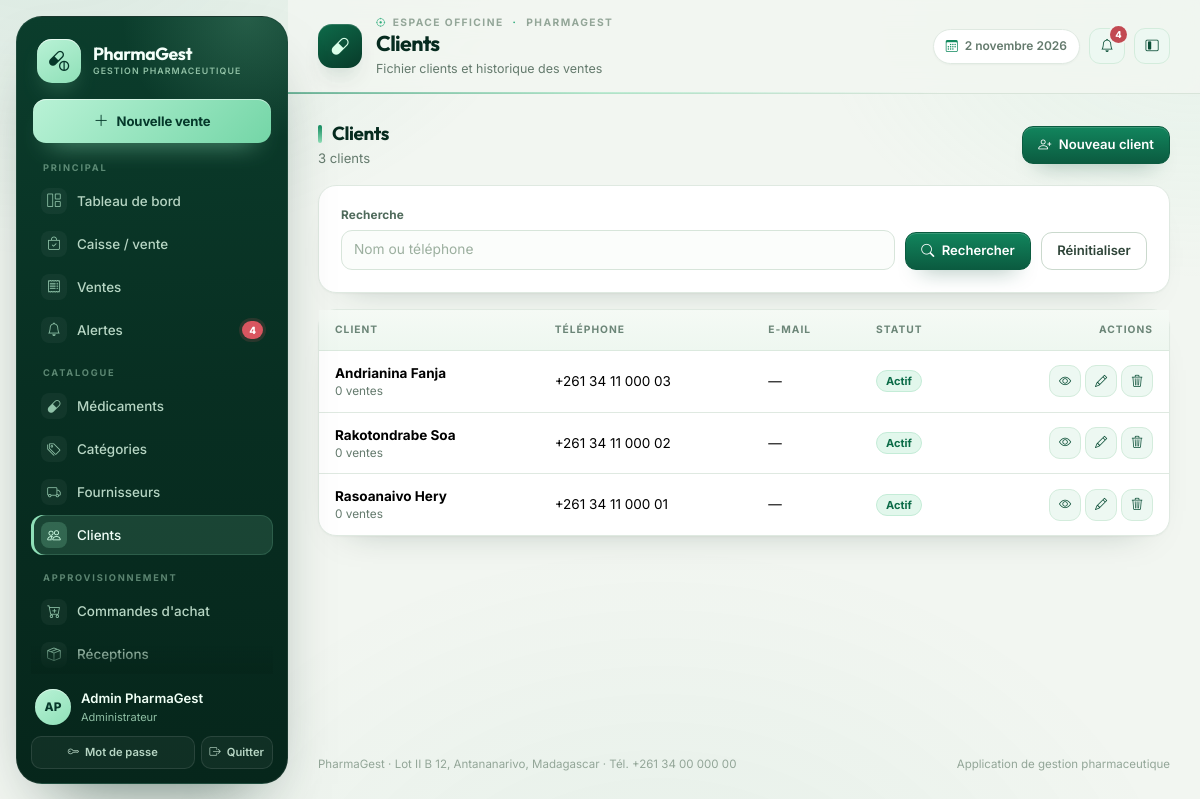
Screenshot of /clients/ (signed in) with the database file from the repository.
### gestion/models.py (models this page shows, shortened)
class Utilisateur(AbstractUser):
    class Role(models.TextChoices):
        ADMIN = "ADMIN", "Administrateur"
        PHARMACIEN = "PHARMACIEN", "Pharmacien responsable"
        GESTIONNAIRE = "GESTIONNAIRE", "Gestionnaire de stock"
        CAISSIER = "CAISSIER", "Caissier"
        RESPONSABLE = "RESPONSABLE", "Responsable de gestion"
    role = models.CharField(
        "rôle", max_length=20, choices=Role.choices, default=Role.CAISSIER
    )
    telephone = models.CharField("téléphone", max_length=30, blank=True)
    cree_le = models.DateTimeField("créé le", auto_now_add=True)
    class Meta:
        verbose_name = "utilisateur"
        verbose_name_plural = "utilisateurs"
        ordering = ["username"]
    @property
    def nom_complet(self):
        return self.get_full_name() or self.username
    @property
    def est_admin(self):
        return self.is_superuser or self.role == self.Role.ADMIN
    @property
    def peut_vendre(self):
        return self.est_admin or self.role in {
            self.Role.PHARMACIEN,
            self.Role.CAISSIER,
        }
    @property
    def peut_voir_rapports(self):
        return self.est_admin or self.role in {
            self.Role.PHARMACIEN,
            self.Role.RESPONSABLE,
        }

class Client(models.Model):
    class Statut(models.TextChoices):
        ACTIF = "ACTIF", "Actif"
        INACTIF = "INACTIF", "Inactif"
    nom = models.CharField("nom", max_length=180, blank=True)
    telephone = models.CharField("téléphone", max_length=40, blank=True)
    email = models.EmailField("adresse e-mail", blank=True)
    adresse = models.TextField("adresse", blank=True)
    statut = models.CharField(
        "statut", max_length=10, choices=Statut.choices, default=Statut.ACTIF
    )
    date_creation = models.DateTimeField("date de création", auto_now_add=True)
    class Meta:
        verbose_name = "client"
        verbose_name_plural = "clients"
        ordering = ["nom"]
    @property
    def nom_affichage(self):
        return self.nom or "Client comptoir"

### gestion/views.py (the view)
# urls.py: path("clients/", views.ClientListView.as_view(), name="client_liste"),
class ClientListView(LoginRequiredMixin, ListView):
    model = Client
    template_name = "gestion/client_liste.html"
    context_object_name = "clients"
    paginate_by = 15
    def get_queryset(self):
        queryset = Client.objects.all()
        recherche = self.request.GET.get("q", "").strip()
        if recherche:
            queryset = queryset.filter(
                Q(nom__icontains=recherche) | Q(telephone__icontains=recherche)
            )
        return queryset
    def get_context_data(self, **kwargs):
        contexte = super().get_context_data(**kwargs)
        contexte["q"] = self.request.GET.get("q", "")
        return contexte

### gestion/templatetags/gestion_extras.py (called while the page is built)
@register.filter
def couleur_statut(statut):
    return COULEURS_STATUT.get(str(statut), "gray")

@register.filter
def initiales(utilisateur):
    if hasattr(utilisateur, "nom_complet"):
        nom = utilisateur.nom_complet
    else:
        nom = str(utilisateur)
    morceaux = [m for m in nom.replace("-", " ").split(" ") if m]
    if not morceaux:
        return "?"
    if len(morceaux) == 1:
        return morceaux[0][:2].upper()
    return (morceaux[0][0] + morceaux[-1][0]).upper()

### templates/gestion/client_liste.html (shortened to what this page needs)
{% extends "gestion/base.html" %}
{% load gestion_extras %}
{% block page_title %}Clients{% endblock %}
{% block page_subtitle %}Fichier clients et historique des ventes{% endblock %}
{% block contenu %}
<div class="pg-section-title">
  <div>
    <h2 class="mb-1">Clients</h2>
    <div class="pg-muted small">{{ paginator.count }} client{{ paginator.count|pluralize }}</div>
  </div>
  {% if user.est_admin or user.role == 'PHARMACIEN' or user.role == 'CAISSIER' %}
  <a class="btn btn-primary" href="{% url 'gestion:client_ajouter' %}"><i class="bi bi-person-plus me-1"></i> Nouveau client</a>
  {% endif %}
</div>
<div class="pg-card mb-3">
  <div class="pg-card-body">
    <form method="get" class="pg-filters">
      <div class="flex-grow-1" style="min-width:220px">
        <label class="form-label">Recherche</label>
        <input class="form-control" type="search" name="q" value="{{ q }}" placeholder="Nom ou téléphone">
      </div>
      <div><button class="btn btn-primary" type="submit"><i class="bi bi-search me-1"></i> Rechercher</button></div>
      <div><a class="btn btn-outline-secondary" href="{% url 'gestion:client_liste' %}">Réinitialiser</a></div>
    </form>
  </div>
</div>
<div class="pg-card">
  <div class="pg-table-wrap">
    <table class="table table-hover align-middle">
      <thead><tr><th>Client</th><th>Téléphone</th><th>E-mail</th><th>Statut</th><th class="text-end">Actions</th></tr></thead>
      <tbody>
        {% for client in clients %}
        <tr>
          <td>
            <a class="fw-bold text-reset" href="{% url 'gestion:client_detail' client.pk %}">{{ client.nom_affichage }}</a>
            <div class="small pg-muted">{{ client.ventes.count }} vente{{ client.ventes.count|pluralize }}</div>
          </td>
          <td>{{ client.telephone|default:"—" }}</td>
          <td>{{ client.email|default:"—" }}</td>
          <td><span class="pg-badge pg-badge-{{ client.statut|couleur_statut }}">{{ client.get_statut_display }}</span></td>
          <td class="text-end">
            <div class="d-inline-flex gap-1">
              <a class="btn btn-sm btn-soft btn-icon" href="{% url 'gestion:client_detail' client.pk %}" title="Détail"><i class="bi bi-eye"></i></a>
              {% if user.est_admin or user.role == 'PHARMACIEN' or user.role == 'CAISSIER' %}
              <a class="btn btn-sm btn-soft btn-icon" href="{% url 'gestion:client_modifier' client.pk %}" title="Modifier"><i class="bi bi-pencil"></i></a>
              <a class="btn btn-sm btn-soft btn-icon" href="{% url 'gestion:client_supprimer' client.pk %}" title="Supprimer" data-confirm="Êtes-vous sûr de supprimer ce client ?"><i class="bi bi-trash3"></i></a>
{% endif %}
            </div>
          </td>
        </tr>
        {% empty %}
        <tr><td colspan="5" class="pg-empty"><i class="bi bi-people"></i>Aucun client trouvé.</td></tr>
        {% endfor %}
      </tbody>
    </table>
  </div>
</div>
{% endblock %}

### templates/gestion/base.html (shortened to what this page needs)
{% load static %}
{% load gestion_extras %}
<!doctype html>
<html lang="fr">
<head>
  <link href="https://cdn.jsdelivr.net/npm/bootstrap@5.3.3/dist/css/bootstrap.min.css" rel="stylesheet">
  <link href="https://cdn.jsdelivr.net/npm/bootstrap-icons@1.11.3/font/bootstrap-icons.min.css" rel="stylesheet">
  <link rel="stylesheet" href="{% static 'css/pharmagest.css' %}">
</head>
<body>
{% with url_name=request.resolver_match.url_name %}
<div class="pg-shell" data-layout="expanded">
  <aside class="pg-sidebar" id="sidebar" aria-label="Menu principal de navigation">
    <a class="pg-brand" href="{% url 'gestion:tableau_bord' %}" aria-label="Accueil {{ pharmacie_nom }}">
      <span class="pg-brand-mark"><i class="bi bi-capsule-pill"></i></span>
      <span class="pg-brand-text">
        <span class="pg-brand-name">{{ pharmacie_nom }}</span>
        <span class="pg-brand-sub">Gestion pharmaceutique</span>
      </span>
    </a>
    {% if user.peut_vendre %}
    <a class="pg-side-cta" href="{% url 'gestion:caisse' %}" title="Ouvrir la caisse">
      <i class="bi bi-plus-lg"></i>
      <span>Nouvelle vente</span>
    </a>
    {% endif %}
    <nav class="pg-nav-groups" aria-label="Navigation">
      <div class="pg-nav-group">
        <div class="pg-nav-label">Principal</div>
        <div class="pg-nav">
          <a class="pg-nav-link {% if url_name == 'tableau_bord' %}active{% endif %}" href="{% url 'gestion:tableau_bord' %}" title="Tableau de bord">
            <i class="bi bi-grid-1x2"></i>
            <span>Tableau de bord</span>
          </a>
          {% if user.peut_vendre %}
          <a class="pg-nav-link {% if url_name == 'caisse' %}active{% endif %}" href="{% url 'gestion:caisse' %}" title="Caisse / vente">
            <i class="bi bi-bag-check"></i>
            <span>Caisse / vente</span>
          </a>
          {% endif %}
          <a class="pg-nav-link {% if url_name == 'vente_liste' or url_name == 'vente_detail' or url_name == 'retour_vente' or url_name == 'vente_annuler' %}active{% endif %}" href="{% url 'gestion:vente_liste' %}" title="Ventes">
            <i class="bi bi-receipt"></i>
            <span>Ventes</span>
          </a>
          <a class="pg-nav-link {% if url_name == 'alertes' %}active{% endif %}" href="{% url 'gestion:alertes' %}" title="Alertes">
            <i class="bi bi-bell"></i>
            {% if alertes_globales %}<span class="pg-nav-badge">{{ alertes_globales }}</span>{% endif %}
            <span>Alertes</span>
          </a>
        </div>
      </div>
      <div class="pg-nav-group">
        <div class="pg-nav-label">Catalogue</div>
        <div class="pg-nav">
          <a class="pg-nav-link " href="{% url 'gestion:medicament_liste' %}" title="Médicaments">
            <i class="bi bi-capsule"></i>
            <span>Médicaments</span>
          </a>
          <a class="pg-nav-link " href="{% url 'gestion:categorie_liste' %}" title="Catégories">
            <i class="bi bi-tags"></i>
            <span>Catégories</span>
          </a>
          <a class="pg-nav-link " href="{% url 'gestion:fournisseur_liste' %}" title="Fournisseurs">
            <i class="bi bi-truck"></i>
            <span>Fournisseurs</span>
          </a>
          <a class="pg-nav-link {% if url_name == 'client_liste' or url_name == 'client_detail' or url_name == 'client_ajouter' or url_name == 'client_modifier' %}active{% endif %}" href="{% url 'gestion:client_liste' %}" title="Clients">
            <i class="bi bi-people"></i>
            <span>Clients</span>
          </a>
        </div>
      </div>
      {% if user.est_admin or user.role == 'PHARMACIEN' or user.role == 'GESTIONNAIRE' or user.role == 'RESPONSABLE' %}
      <div class="pg-nav-group">
        <div class="pg-nav-label">Approvisionnement</div>
        <div class="pg-nav">
          <a class="pg-nav-link " href="{% url 'gestion:commande_liste' %}" title="Commandes d'achat">
            <i class="bi bi-cart-plus"></i>
            <span>Commandes d'achat</span>
          </a>
          <a class="pg-nav-link {% if url_name == 'reception_liste' or url_name == 'reception_detail' or url_name == 'commande_receptionner' %}active{% endif %}" href="{% url 'gestion:reception_liste' %}" title="Réceptions">
            <i class="bi bi-box-seam"></i>
            <span>Réceptions</span>
          </a>
        </div>
      </div>
      {% endif %}
    </nav>
    <div class="pg-sidebar-foot">
      <div class="pg-user">
        <span class="pg-avatar">{{ user.nom_complet|initiales }}</span>
        <span class="pg-user-text">
          <span class="name">{{ user.nom_complet }}</span>
          <span class="role">{{ user.get_role_display }}</span>
        </span>
      </div>
      <div class="actions">
        <a href="{% url 'gestion:mot_de_passe' %}" title="Modifier le mot de passe">
          <i class="bi bi-key"></i><span>Mot de passe</span>
        </a>
        <form method="post" action="{% url 'gestion:deconnexion' %}" class="m-0" title="Déconnexion">
          <button type="submit"><i class="bi bi-box-arrow-right"></i><span>Quitter</span></button>
        </form>
      </div>
    </div>
  </aside>
  <div class="pg-main">
    <header class="pg-topbar">
      <span class="pg-page-icon" aria-hidden="true"><i class="bi bi-capsule"></i></span>
      <div class="pg-heading">
        <div class="pg-crumb"><i class="bi bi-crosshair"></i> Espace officine <i class="bi bi-dot"></i> {{ pharmacie_nom }}</div>
        <h1 class="pg-page-title">{% block page_title %}Tableau de bord{% endblock %}</h1>
        <p class="pg-page-sub">{% block page_subtitle %}Vue d'ensemble de l'activité de la pharmacie{% endblock %}</p>
      </div>
      <div class="pg-topbar-actions">
        <span class="pg-date-chip"><i class="bi bi-calendar3"></i> {% now "j F Y" %}</span>
        <a class="btn btn-soft btn-icon position-relative" href="{% url 'gestion:alertes' %}" title="Alertes" aria-label="Alertes">
          <i class="bi bi-bell"></i>
          {% if alertes_globales %}
          <span class="pg-notif-dot">{{ alertes_globales }}</span>
          {% endif %}
        </a>
        <button class="pg-layout-toggle btn btn-soft btn-icon" type="button" aria-label="Basculer le menu compact" title="Menu compact" data-layout-toggle>
          <i class="bi bi-layout-sidebar-inset"></i>
        </button>
      </div>
    </header>
    <main class="pg-content" id="contenu">
      {% block contenu %}{% endblock %}
    </main>
    <footer class="pg-footer">
      <span>{{ pharmacie_nom }} · {{ pharmacie_adresse }} · Tél. {{ pharmacie_telephone }}</span>
      <span>Application de gestion pharmaceutique</span>
    </footer>
  </div>
</div>
{% endwith %}
</body>
</html>

### rows the page displays
Utilisateur: last_name "PharmaGest", nom_complet|initiales "AP", nom_complet "Admin PharmaGest", role "Administrateur", last_name "PHARMAGEST"
Client: nom_affichage "Andrianina Fanja", ventes.count "0", telephone "+261 34 11 000 03", email "—", statut "Actif"
Client: nom_affichage "Rakotondrabe Soa", ventes.count "0", telephone "+261 34 11 000 02", email "—", statut "Actif"
Client: nom_affichage "Rasoanaivo Hery", ventes.count "0", telephone "+261 34 11 000 01", email "—", statut "Actif"

### other values shown
{{ alertes_globales }} "4"
{{ paginator.count }} "3"
{{ pharmacie_adresse }} "Lot II B 12, Antananarivo, Madagascar"
{{ pharmacie_telephone }} "+261 34 00 000 00"
